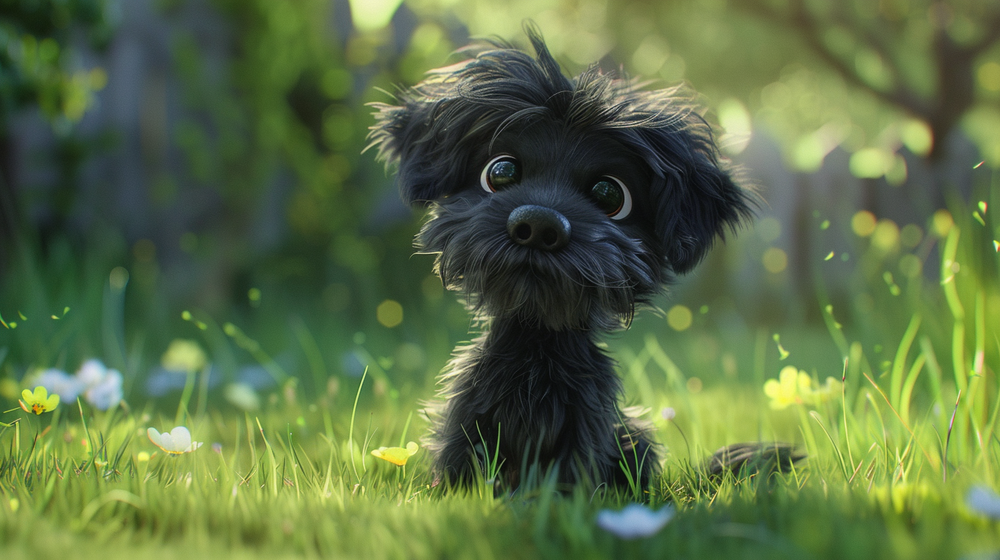
#> input picture src/p00_hola_opencv/data/foto.png, 1000 x 560 px, shrunk from 1456 x 816 before the run
$ python main.py
#> lines starting #> are read from the running program, lines starting #| are printed output that depends on the picture
import cv2
import matplotlib.pyplot as plt
from pathlib import Path

DATA = Path(__file__).parent / "data"
OUTPUT = Path(__file__).parent / "output"

def main():
    # Cambia el nombre por el archivo que metas en /data
    img_path = DATA / "foto.png"

    img_bgr = cv2.imread(str(img_path))
#> img_bgr is the input picture: shape (560, 1000, 3); mean B, G, R 68.7, 111.7, 92.1
    if img_bgr is None:
        raise FileNotFoundError(f"No se pudo leer: {img_path}. ¿Existe el archivo?")

    gray = cv2.cvtColor(img_bgr, cv2.COLOR_BGR2GRAY)
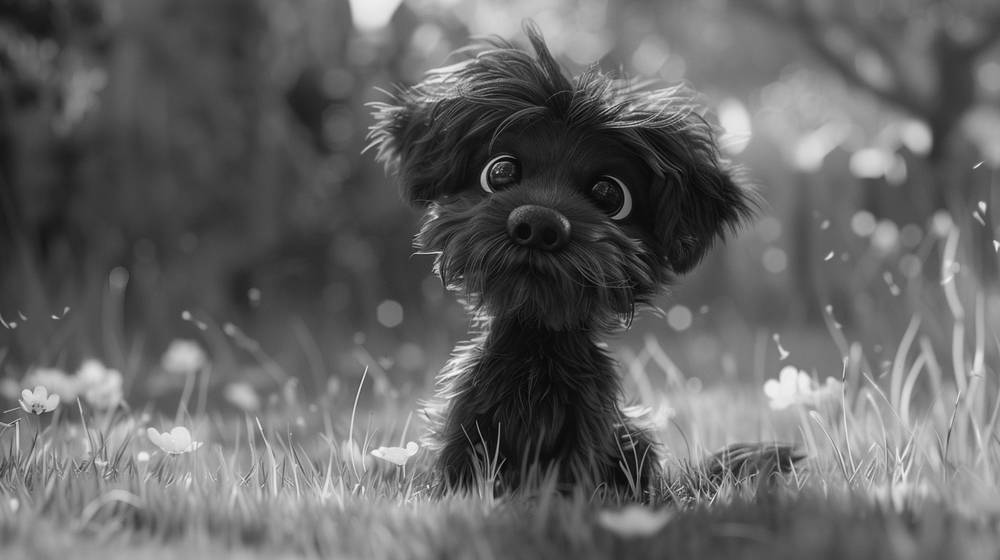
#> gray: shape (560, 1000); min 6, max 245, mean 100.9
    blur = cv2.GaussianBlur(gray, (5, 5), 0)
    edges = cv2.Canny(blur, 50, 150)
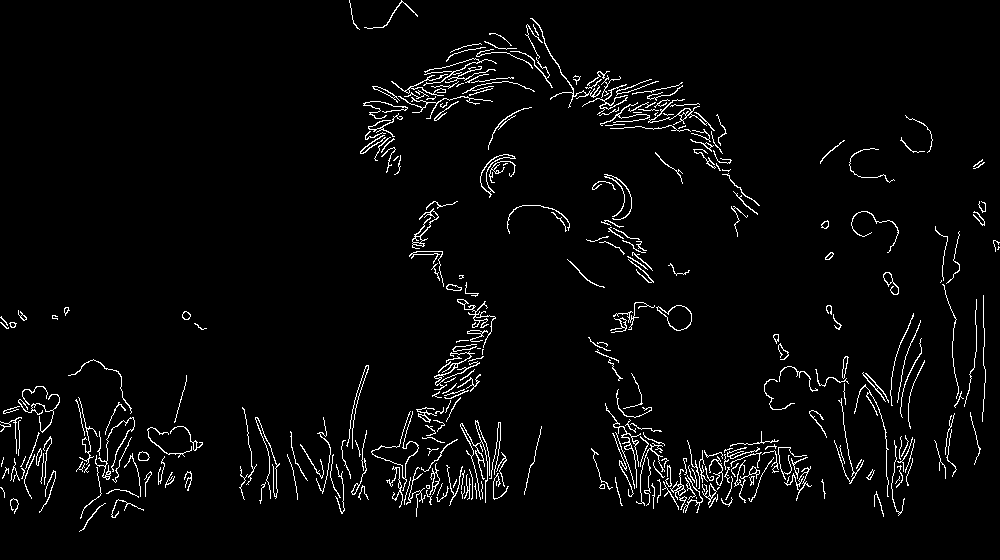
#> edges: shape (560, 1000); 3.4% white in thin lines or dots

    # Guardar salidas
    out_original = OUTPUT / "original.png"
    out_gray = OUTPUT / "gray.png"
    out_edges = OUTPUT / "edges.png"

    if not cv2.imwrite(str(out_original), img_bgr):
        raise RuntimeError(f"No se pudo guardar: {out_original}")

    if not cv2.imwrite(str(out_gray), gray):
        raise RuntimeError(f"No se pudo guardar: {out_gray}")

    if not cv2.imwrite(str(out_edges), edges):
        raise RuntimeError(f"No se pudo guardar: {out_edges}")

    print(f"✅ Guardadas:\n- {out_original}\n- {out_gray}\n- {out_edges}")

    # Mostrar (matplotlib)
    img_rgb = cv2.cvtColor(img_bgr, cv2.COLOR_BGR2RGB)

    plt.figure(figsize=(12, 4))

    plt.subplot(1, 3, 1)
    plt.title("Original (RGB)")
    plt.imshow(img_rgb)
    plt.axis("off")

    plt.subplot(1, 3, 2)
    plt.title("Gris")
    plt.imshow(gray, cmap="gray")
    plt.axis("off")

    plt.subplot(1, 3, 3)
    plt.title("Bordes (Canny)")
    plt.imshow(edges, cmap="gray")
    plt.axis("off")

    plt.tight_layout()
    plt.show()
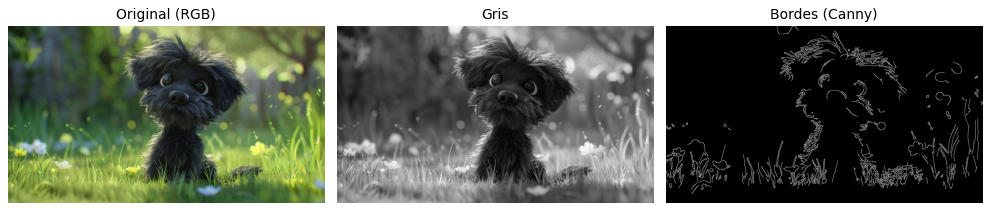
#> figure drawn by matplotlib, 3 panels

if __name__ == "__main__":
    main()
